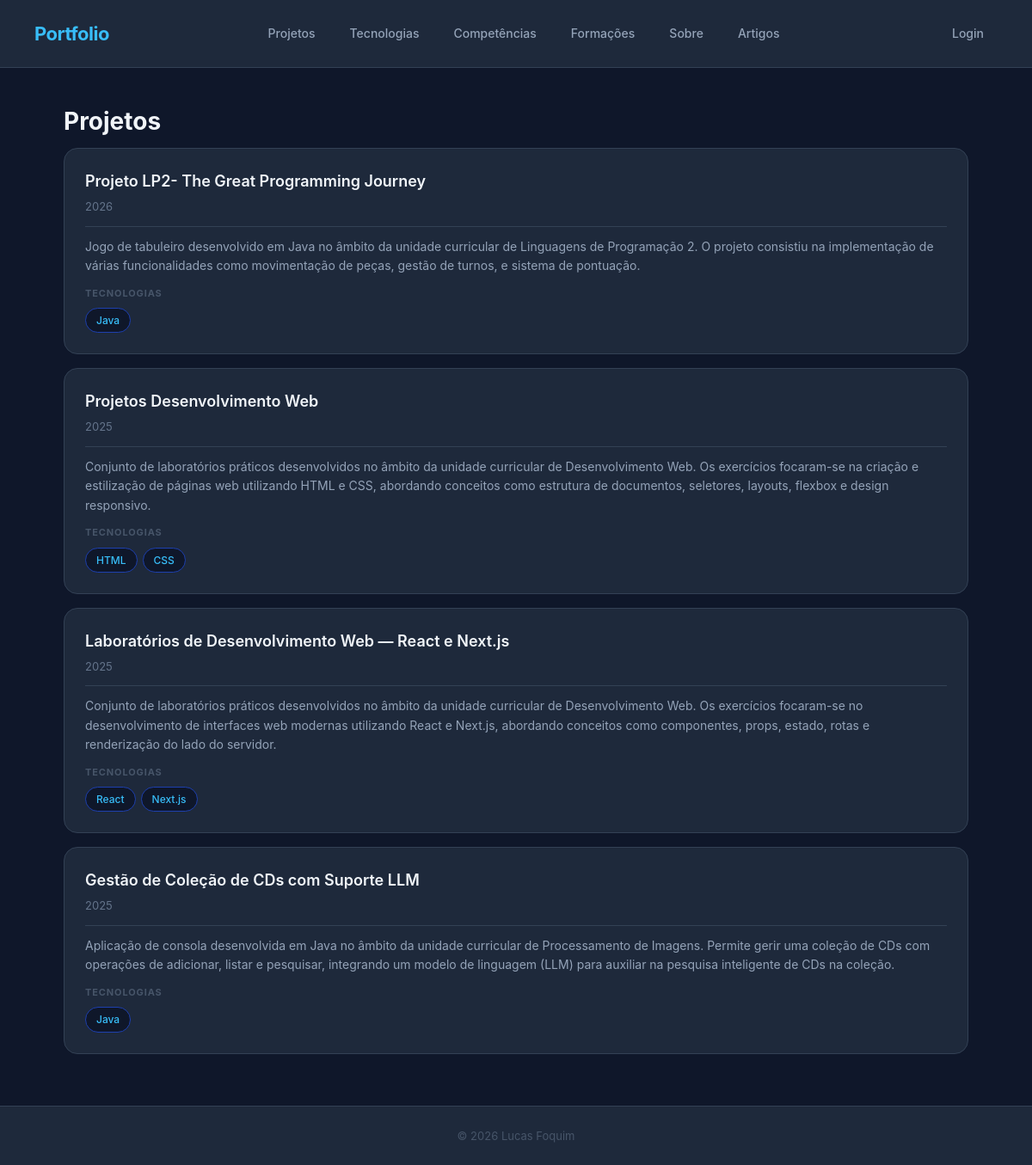
Page /portfolio/projetos/ on the committed database.
### portfolio/models.py (models this page shows, shortened)
class Projeto(models.Model):
    titulo = models.CharField(max_length=200)
    descricao = models.TextField()
    ano = models.IntegerField()
    imagem = models.ImageField(upload_to='projetos/', blank=True)
    url_github = models.URLField(blank=True)
    url_video = models.URLField(blank=True)
    conceitos_aplicados = models.TextField(blank=True)
    unidade_curricular = models.ForeignKey(
        UnidadeCurricular,
        on_delete=models.SET_NULL,
        null=True, blank=True,
        related_name='projetos'
    )
    tecnologias = models.ManyToManyField(Tecnologia, related_name='projetos', blank=True)
    competencias = models.ManyToManyField(Competencia, related_name='projetos', blank=True)

class Tecnologia(models.Model):
    TIPO_CHOICES = [
    ('linguagem', 'Linguagem'),
    ('framework', 'Framework'),
    ('ferramenta', 'Ferramenta'),
    ('base_dados', 'Base de Dados'),
    ('frontend', 'Frontend'),
    ('backend', 'Backend'),
    ('storage', 'Storage'),
    ('outro', 'Outro'),
]
    NIVEL_CHOICES = [
        (1, ' Iniciante'),
        (2, ' Básico'),
        (3, ' Intermédio'),
        (4, ' Avançado'),
        (5, ' Expert'),
    ]
    nome = models.CharField(max_length=100)
    tipo = models.CharField(max_length=50, choices=TIPO_CHOICES)
    logo = models.ImageField(upload_to='tecnologias/', blank=True)
    url_site = models.URLField(blank=True)
    nivel_interesse = models.IntegerField(choices=NIVEL_CHOICES, default=3)
    descricao = models.TextField(blank=True)

### portfolio/views.py (the view)
# urls.py: path('projetos/', views.projetos_view, name='projetos'),
def projetos_view(request):
    projetos = Projeto.objects.prefetch_related('tecnologias', 'competencias').all()
    return render(request, 'portfolio/projetos.html', {'projetos': projetos})

### portfolio/templates/portfolio/projetos.html (shortened to what this page needs)
{% extends "portfolio/base.html" %}
{% block content %}
<h2>Projetos</h2>
<section>
    {% for projeto in projetos %}
    <article>
        <header>
            <h3>{{ projeto.titulo }}</h3>
            <p>{{ projeto.ano }}</p>
        </header>
        <section>
            <p>{{ projeto.descricao }}</p>
            <h4>Tecnologias</h4>
            <ul>
                {% for t in projeto.tecnologias.all %}
                    <li>{{ t.nome }}</li>
                {% empty %}
                    <li>Nenhuma</li>
                {% endfor %}
            </ul>
        </section>
    </article>
    {% empty %}
        <p>Sem projetos ainda.</p>
    {% endfor %}
</section>
{% endblock %}

### portfolio/static/portfolio/styles.css (style rules this page uses)
* { box-sizing: border-box; margin: 0; padding: 0; }
body { font-family: "Inter", "Segoe UI", system-ui, -apple-system, sans-serif; background: #0f172a; color: #e2e8f0; line-height: 1.6; }
h2 { font-size: 28px; font-weight: 700; color: #f1f5f9; margin-bottom: 8px; }
section > article { background: #1e293b; border: 1px solid #334155; border-radius: 16px; padding: 24px; margin-bottom: 16px; transition: all 0.25s ease; display: flex; flex-direction: column; gap: 12px; }
article > header { border-bottom: 1px solid #334155; padding-bottom: 12px; }
article > header h3 { font-size: 18px; font-weight: 600; color: #f1f5f9; margin-bottom: 4px; }
article > header p { font-size: 13px; color: #64748b; }
article > section { color: #94a3b8; font-size: 14px; }
article > section p { margin-bottom: 10px; }
article > section h4 { font-size: 11px; text-transform: uppercase; letter-spacing: 0.08em; color: #475569; margin-bottom: 8px; margin-top: 12px; }
article > section ul { list-style: none; display: flex; flex-wrap: wrap; gap: 6px; }
article > section ul li { background: #0f172a; color: #38bdf8; border: 1px solid #1e40af; padding: 4px 12px; border-radius: 999px; font-size: 12px; font-weight: 500; }

### rows in the picture
Projeto: titulo "Projeto LP2- The Great Programming Journey", ano "2026", descricao "Jogo de tabuleiro desenvolvido em Java no âmbito da unidade curricular de Linguagens de Programação 2. O projeto consistiu na implementação de várias funcionalidades como movimentação de peças, gestão de turnos, e sistema de pontuação."
Tecnologia: nome "Java"
Projeto: titulo "Projetos Desenvolvimento Web", ano "2025", descricao "Conjunto de laboratórios práticos desenvolvidos no âmbito da unidade curricular de Desenvolvimento Web. Os exercícios focaram-se na criação e estilização de páginas web utilizando HTML e CSS, abordando conceitos como estrutura de documentos, seletores, layouts, flexbox e design responsivo."
Tecnologia: nome "HTML"
Tecnologia: nome "CSS"
Projeto: titulo "Laboratórios de Desenvolvimento Web — React e Next.js", ano "2025", descricao "Conjunto de laboratórios práticos desenvolvidos no âmbito da unidade curricular de Desenvolvimento Web. Os exercícios focaram-se no desenvolvimento de interfaces web modernas utilizando React e Next.js, abordando conceitos como componentes, props, estado, rotas e renderização do lado do servidor."
Tecnologia: nome "React"
Tecnologia: nome "Next.js"
Projeto: titulo "Gestão de Coleção de CDs com Suporte LLM", ano "2025", descricao "Aplicação de consola desenvolvida em Java no âmbito da unidade curricular de Processamento de Imagens. Permite gerir uma coleção de CDs com operações de adicionar, listar e pesquisar, integrando um modelo de linguagem (LLM) para auxiliar na pesquisa inteligente de CDs na coleção."
